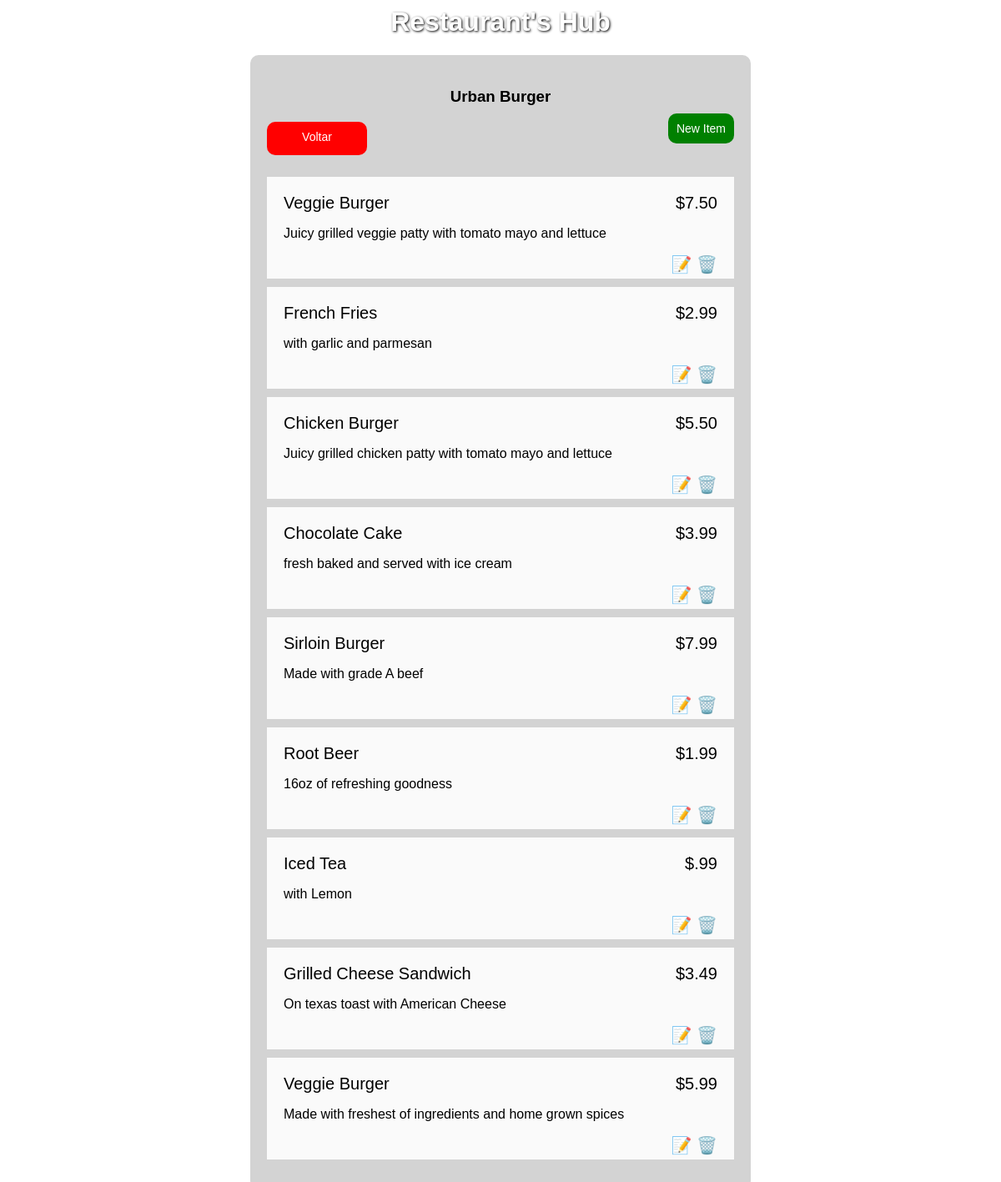
Page /restaurant/1/menu on the committed database.
### database_setup.py (models this page shows)
class Restaurant(Base):
    __tablename__ = 'restaurant'
    id = Column(Integer, primary_key=True)
    name = Column(String(80), nullable=False)

class MenuItem(Base):
    __tablename__ = 'menu_item'
    id = Column(Integer, primary_key=True)
    name = Column(String(80), nullable=False)
    price = Column(String(80), nullable=False)
    description = Column(String(250), nullable=False)
    course = Column(String(80), nullable=False)
    restaurant_id = Column(Integer, ForeignKey('restaurant.id'))
    restaurant = relationship(Restaurant)

### webserver.py (the view)
@app.route('/restaurant/<int:restaurant_id>')
@app.route('/restaurant/<int:restaurant_id>/menu')
def showMenu(restaurant_id):
    restaurant = session.query(Restaurant).filter_by( id = restaurant_id).one()
    items = session.query(MenuItem).filter_by( restaurant_id = restaurant.id).all()
    return render_template('menu.html', restaurant = restaurant, items = items )

### templates/menu.html (shortened to what this page needs)
<html>
        <link rel=stylesheet type=text/css href="{{ url_for('static', filename='styles.css') }}">
    <body>
        <div class='container'>
            <h1> Restaurant's Hub </h1>
            <div class='container-inner'>
                <h3> {{ restaurant.name }} </h3>
                <p class='new'>
                    <a href='{{ url_for("showRestaurants")}}' class='back-button'>  Voltar </a>
                    <a href='{{ url_for("newMenuItem", restaurant_id = restaurant.id )}}' class='button'> New Item</a>
                </p>
                <ul class='list'>
                    {% for item in items %}
                    <li class='list-item'>
                        <div class='list-item-header'>
                            <span class='item-name'> {{ item.name }} </span>
                            <span class='item-price'> {{ item.price }} </span>
                        </div>
                        <div class='list-item-body'>
                            <p>{{ item.description }}</p>
                        </div>
                        <div class='list-item-edit'>
                            <a href='{{ url_for("editMenuItem", restaurant_id = restaurant.id, menuitem_id = item.id )}}'> 📝 </a>
                            <a href='{{ url_for("deleteMenuItem", restaurant_id = restaurant.id, menuitem_id = item.id )}}'> 🗑️ </a>
                        </div>
                    </li>
                    {% endfor %}
                </ul>
            </div class='container-inner'>
        </div>
    </body>
</html>

### static/styles.css (style rules this page uses)
body { background-image: url('/static/bg.jpg'); background-size: cover; background-attachment: fixed; }
h1 { color: white; text-shadow: 1px 1px 3px #000 ; }
.container { width: 80%; max-width: 600px; margin: auto; text-align: center; font-family: Verdana, Geneva, Tahoma, sans-serif; }
.container-inner { padding: 20px; background-color: lightgray; border-radius: 10px; }
.list { list-style: none; padding: 0; }
.list-item { background-color: #fafafa; margin-bottom: 10px; padding: 20px; padding-bottom: 5px; text-align: left; }
.list-item a { text-decoration: none; }
.list-item-edit { width: 100%; text-align: right; }
.list-item-edit a { font-size: 20px; color: #000; vertical-align: bottom; }
.list-item-header { font-size: 20px; flex-direction: row; flex: 1; align-items: space-between; }
.new { display: block; width: 100%; height: 50px; align-items: flex-end; text-align: right; }
.button { width: 100px; height: 40px; background-color: green; padding: 10px; border-radius: 10px; border: none; color: white; font-size: 14px; text-decoration: none; }
.back-button { width: 100px; height: 20px; float: left; background-color: red; padding: 10px; border-radius: 10px; border: none; color: white; font-size: 14px; text-align: center; text-decoration: none; }
.item-price { float: right; }

### rows in the picture
Restaurant: name "Urban Burger"
MenuItem: name "Veggie Burger", price "$7.50", description "Juicy grilled veggie patty with tomato mayo and lettuce"
MenuItem: name "French Fries", price "$2.99", description "with garlic and parmesan"
MenuItem: name "Chicken Burger", price "$5.50", description "Juicy grilled chicken patty with tomato mayo and lettuce"
MenuItem: name "Chocolate Cake", price "$3.99", description "fresh baked and served with ice cream"
MenuItem: name "Sirloin Burger", price "$7.99", description "Made with grade A beef"
MenuItem: name "Root Beer", price "$1.99", description "16oz of refreshing goodness"
MenuItem: name "Iced Tea", price "$.99", description "with Lemon"
MenuItem: name "Grilled Cheese Sandwich", price "$3.49", description "On texas toast with American Cheese"
MenuItem: name "Veggie Burger", price "$5.99", description "Made with freshest of ingredients and home grown spices"
